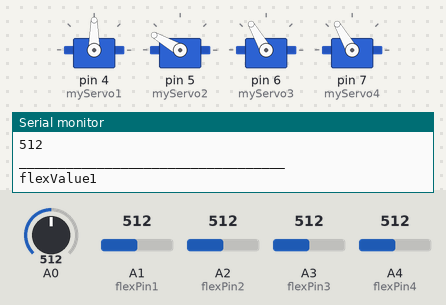
A sketch run on a simulated Arduino Uno, built with avr-gcc and run on an emulated ATmega328P. Parts: 4 × servo, the last lines printed to the serial monitor. The inputs (shaded band) are chosen by the test bench; at power-on: A1 (flexPin1) = 512, A2 (flexPin2) = 512, A3 (flexPin3) = 512, A4 (flexPin4) = 512, A0 = 512.

Above: at 14.2 s.
14.3 s: A1 (flexPin1) set to 992
At 15.9 s:
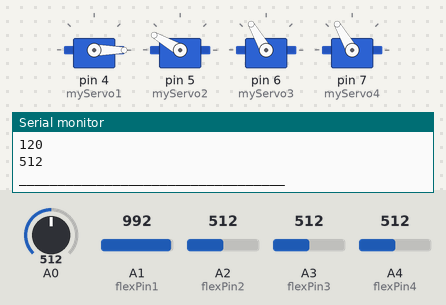
16.2 s: A2 (flexPin2) set to 992
At 17.6 s:
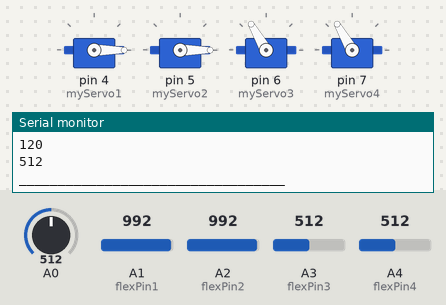
17.9 s: A3 (flexPin3) set to 992
At 18.9 s:
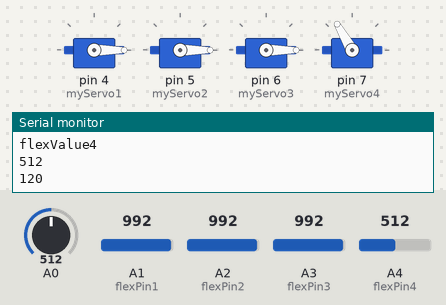
19.7 s: A1 (flexPin1) set to 716
At 20.4 s:
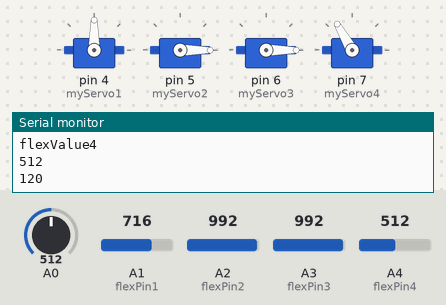
21.3 s: A4 (flexPin4) set to 992
At 22.2 s:
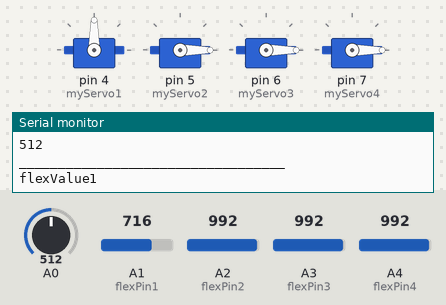
23.1 s: A2 (flexPin2) set to 306
At 24.3 s:
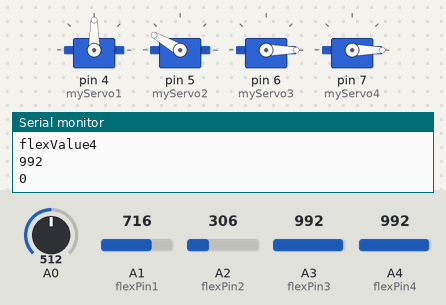
Timing chart, 0 to 25.8 s (numbered marks = the images above; inputs shaded):
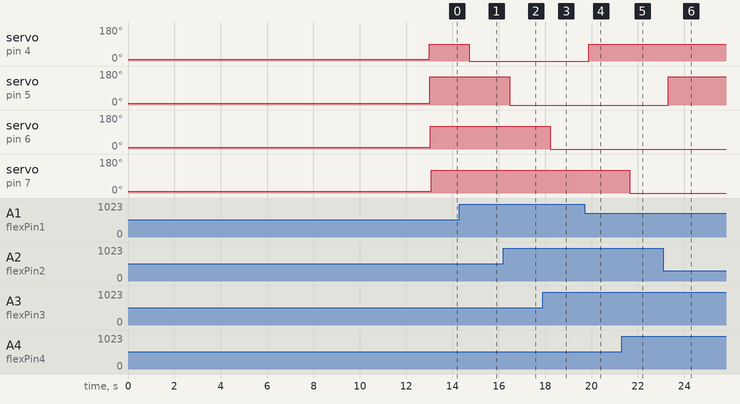

Measured:
- after the input at 14.3 s, servo on pin 4 (myServo1): 90° → 0° after 0.43 s
- after the input at 16.2 s, servo on pin 5 (myServo2): 150° → 0° after 0.27 s
- after the input at 17.9 s, servo on pin 6 (myServo3): 120° → 0° after 0.31 s
- after the input at 19.7 s, servo on pin 4 (myServo1): 0° → 90° after 0.17 s
- after the input at 21.3 s, servo on pin 7 (myServo4): 120° → 0° after 0.35 s
- after the input at 23.1 s, servo on pin 5 (myServo2): 0° → 150° after 0.21 s

The sketch:

flex_sensor.ino
```cpp
#include <Servo.h>
//defining all servos
Servo myServo1;
Servo myServo2;
Servo myServo3;
Servo myServo4;
Servo s1;
//defining all flex sensors
int steady,up,value,avg;
const int flexPin1 = A1;
const int flexPin2 = A2;
const int flexPin3 = A3;
const int flexPin4 = A4;
int angle;

void setup()
{
  Serial.begin(9600);
  myServo1.attach(4);
  myServo2.attach(5);
  myServo3.attach(6);
  myServo4.attach(7);
  //s1.attach(3);
//All servos starting position
  s1.write(10);
  myServo1.write(10);
  myServo2.write(10);
  myServo3.write(10);
  myServo4.write(10);

// Reading for calibration
  Serial.println("STEADY");
  delay(3000);
  steady=analogRead(A0);
  Serial.println(steady);
  Serial.println("UP");
  delay(3000);
  up=analogRead(A0);
  Serial.println(up);
  delay(5000);
  Serial.print("IN ACTION");

  avg =((up+steady)/2);
  Serial.print("AVG:");
  Serial.println(avg);
  delay(2000);


}

void loop()
{

  value=analogRead(A0);
  Serial.println(value);

  if(value>avg)
  {
    s1.write(10);
  }
  else if(value<avg)
  {
    s1.write(90);
  }
  Serial.println("__________________________________");


  int flexValue1;                     //Creating Variable for flex sensor 1
  int servoPosition1;                 //Creating Variable for servo 1

  flexValue1 = analogRead(flexPin1);  //Reading from flex sensor 1
  Serial.println("flexValue1");
  Serial.print(flexValue1);
  Serial.println("   ");


  servoPosition1 = map(flexValue1, 900,920, 90,0);      //Mapping with servo 1
  servoPosition1 = constrain(servoPosition1,0,90);      //Constrain for servo 1

  //Serial.println(servoPosition1);
  myServo1.write(servoPosition1);                       //input to servo 1

//-----------------------------------------------------------------------------------------------------
  int flexValue2;                     //Creating Variable for flex sensor 2
  int servoPosition2;                 //Creating Variable for servo 2

  flexValue2 = analogRead(flexPin2);  //Reading from flex sensor 2
  Serial.println("flexValue2");

  Serial.print(flexValue2);
  Serial.println("   ");


  servoPosition2 = map(flexValue2,725,810,150,10);      //Mapping with servo 2
  servoPosition2 = constrain(servoPosition2,0,150);     //Constrain for servo 2

    Serial.println(servoPosition2);
    myServo2.write(servoPosition2);                     //input to servo 2

//------------------------------------------------------------------------------------------------
  int flexValue3;                     //Creating Variable for flex sensor 3
  int servoPosition3;                 //Creating Variable for servo 3

  flexValue3 = analogRead(flexPin3);  //Reading from flex sensor 3
  Serial.println("flexValue3");

  Serial.print(flexValue3);
  Serial.println("   ");


  servoPosition3 = map(flexValue3,880,920,120,0);         //Mapping with servo 3
  servoPosition3 = constrain(servoPosition3,0,120);       //Constrain for servo 3

    Serial.println(servoPosition3);
    myServo3.write(servoPosition3);                       //input to servo 3

//-----------------------------------------------------------------------------------------------------
  int flexValue4;                     //Creating Variable for flex sensor 4
  int servoPosition4;                 //Creating Variable for servo 4

  flexValue4 = analogRead(flexPin4);  //Reading from flex sensor 4
  Serial.println("flexValue4");

  Serial.print(flexValue4);
  Serial.println("   ");


  servoPosition4 = map(flexValue4,800,750,0,120);             //Mapping with servo 4
  servoPosition4 = constrain(servoPosition4,0,120);           //Constrain for servo 4

    Serial.println(servoPosition4);
    myServo4.write(servoPosition4);                   //input to servo 4

//-----------------------------------------------------------------------------------------------------


  delay(500);
}
```
